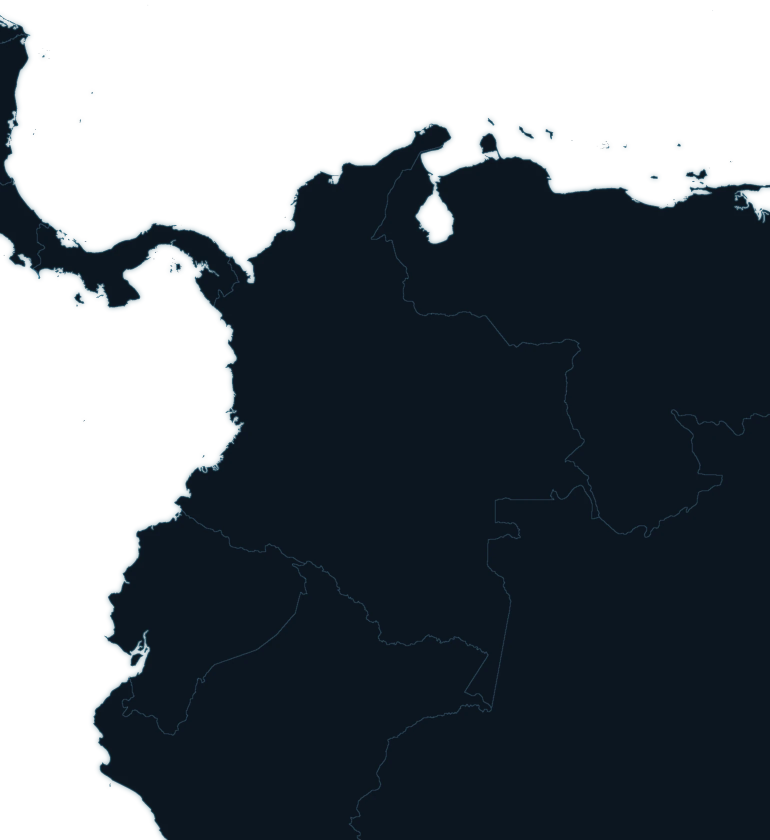
#> input picture assets/media/base-regional.webp, 1540 x 1680 px (shown at 1/2 size)
$ python preparar_region.py
#> lines starting #> are read from the running program, lines starting #| are printed output that depends on the picture
"""Convierte el mapa base oscuro del Video 3 en la versión clara del sitio.

    python scripts/preparar_region.py

Entrada: assets/media/base-regional.webp (mar verde azulado y tierra oscura, de −84 a −62 de
longitud y de −8 a 16 de latitud). El canal verde separa el mar (≈80) de la tierra (≈20); los
límites intermedios quedan como líneas tenues sobre el papel.
Salida: assets/media/base-regional-clara.webp.
"""

from pathlib import Path

import numpy as np
from PIL import Image

media = Path(__file__).resolve().parents[1] / "assets" / "media"
dark = np.array(Image.open(media / "base-regional.webp").convert("RGB")).astype(float)
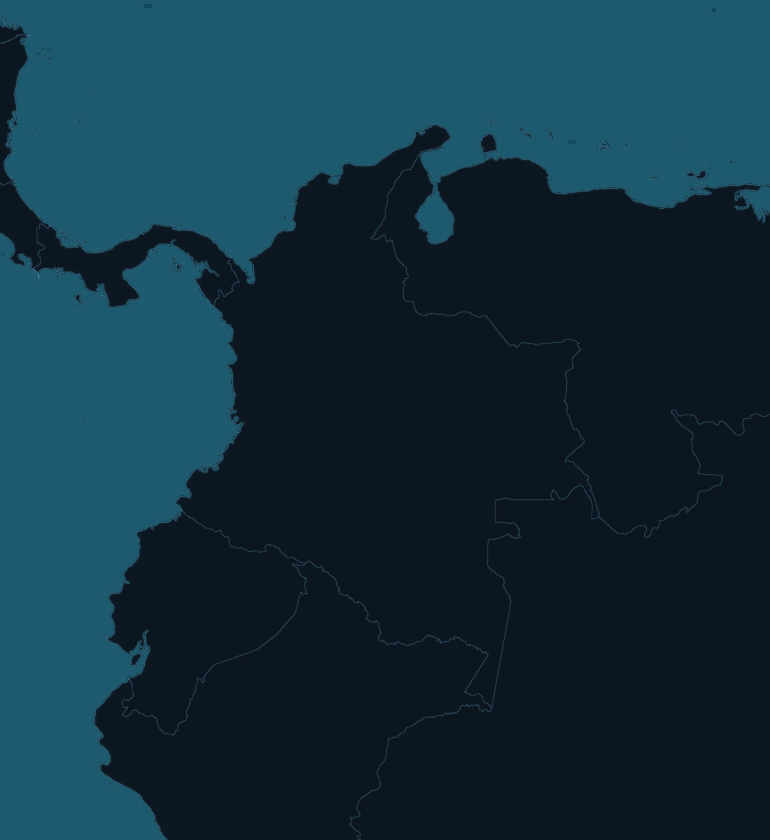
#> dark: shape (1680, 1540, 3) float64 (shown at 1/2 size); mean R, G, B 19.1, 48.3, 62.6
sea = np.clip((dark[..., 1] - 22) / (78 - 22), 0, 1)[..., None]
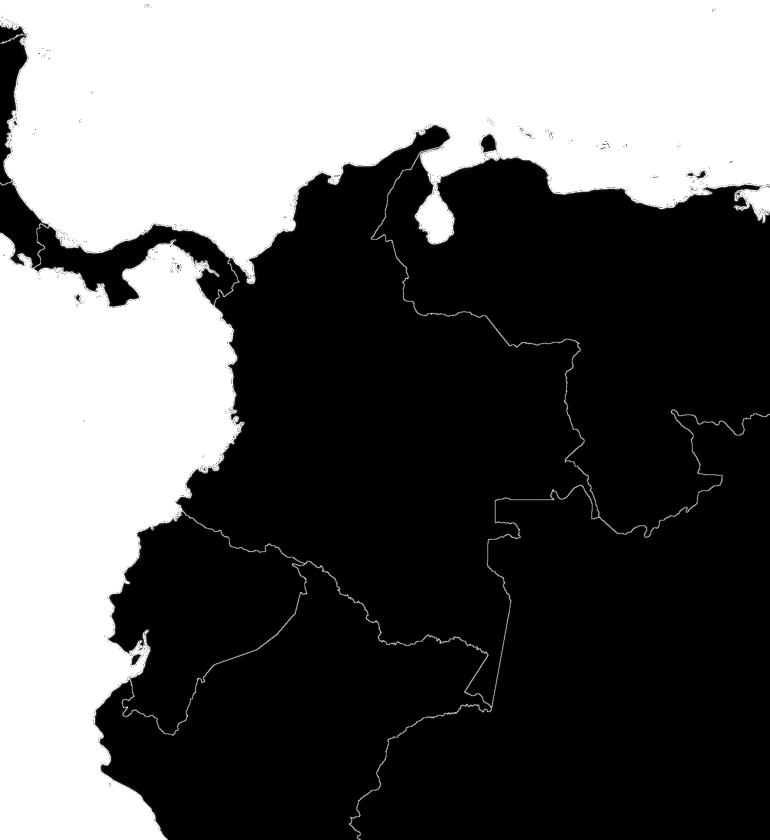
#> sea: shape (1680, 1540, 1) float64 (shown at 1/2 size); min 0, max 1, mean 0.389
light = np.array([250, 247, 239.]) * (1 - sea) + np.array([190, 216, 240.]) * sea
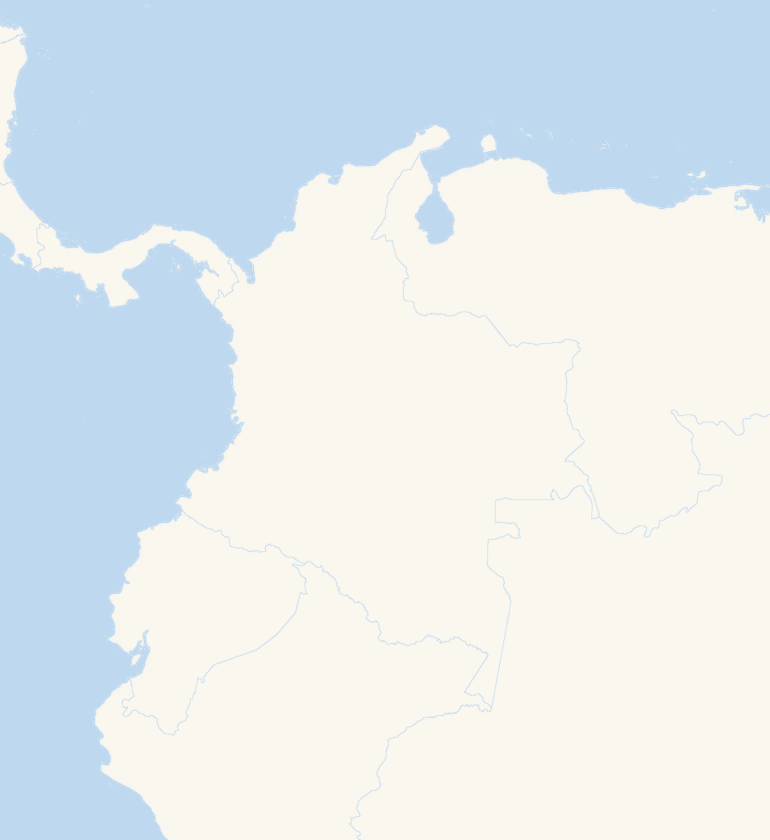
#> light: shape (1680, 1540, 3) float64 (shown at 1/2 size); mean R, G, B 226.7, 234.9, 239.4
Image.fromarray(light.astype("uint8")).save(media / "base-regional-clara.webp", quality=82, method=6)
